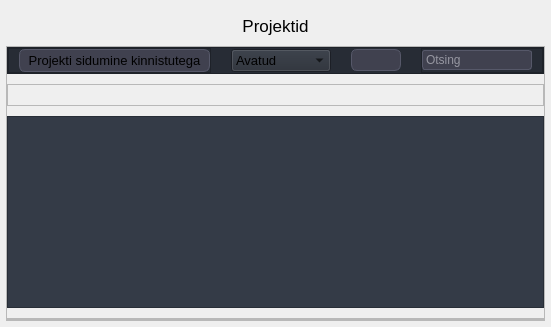
           <widget class="QWidget" name="projects">
            <property name="styleSheet">
             <string notr="true"/>
            </property>
            <layout class="QVBoxLayout" name="verticalLayout_85">
             <property name="spacing">
              <number>0</number>
             </property>
             <property name="leftMargin">
              <number>6</number>
             </property>
             <property name="topMargin">
              <number>6</number>
             </property>
             <property name="rightMargin">
              <number>6</number>
             </property>
             <property name="bottomMargin">
              <number>6</number>
             </property>
             <item>
              <widget class="QWidget" name="fr_headingLable_projects" native="true">
               <property name="styleSheet">
                <string notr="true"/>
               </property>
               <layout class="QVBoxLayout" name="verticalLayout_83">
                <property name="spacing">
                 <number>0</number>
                </property>
                <property name="leftMargin">
                 <number>0</number>
                </property>
                <property name="topMargin">
                 <number>10</number>
                </property>
                <property name="rightMargin">
                 <number>0</number>
                </property>
                <property name="bottomMargin">
                 <number>10</number>
                </property>
                <item>
                 <widget class="QLabel" name="lbl_heading_Projects">
                  <property name="font">
                   <font>
                    <pointsize>13</pointsize>
                   </font>
                  </property>
                  <property name="text">
                   <string>Projektid</string>
                  </property>
                  <property name="alignment">
                   <set>Qt::AlignCenter</set>
                  </property>
                 </widget>
                </item>
               </layout>
              </widget>
             </item>
             <item>
              <widget class="QFrame" name="ProjectsMainFrame">
               <property name="styleSheet">
                <string notr="true"/>
               </property>
               <property name="frameShape">
                <enum>QFrame::StyledPanel</enum>
               </property>
               <property name="frameShadow">
                <enum>QFrame::Raised</enum>
               </property>
               <layout class="QVBoxLayout" name="verticalLayout_84">
                <property name="spacing">
                 <number>10</number>
                </property>
                <property name="leftMargin">
                 <number>0</number>
                </property>
                <property name="topMargin">
                 <number>0</number>
                </property>
                <property name="rightMargin">
                 <number>0</number>
                </property>
                <property name="bottomMargin">
                 <number>0</number>
                </property>
                <item>
                 <widget class="QFrame" name="frProjects_Tools">
                  <property name="styleSheet">
                   <string notr="true">*{
 background-color: #272c35;
}

QPushButton{
	padding: 1px 8px;
    border-radius: 6px;
	background-color:#40414f;
	padding: 3px 8px;
	border: 0.5px solid #565869;
    border-radius: 6px
}

QPushButton:hover{
    background-color: #8e8ea0;
	padding: 1px 8px;
    border-radius: 8px;
	border: 0.5px solid #acacbe;
	color: rgb(255, 255, 255);
	padding: 3px 8px;
    border-radius: 6px;
}
</string>
                  </property>
                  <property name="frameShape">
                   <enum>QFrame::StyledPanel</enum>
                  </property>
                  <property name="frameShadow">
                   <enum>QFrame::Raised</enum>
                  </property>
                  <layout class="QHBoxLayout" name="horizontalLayout_26">
                   <property name="spacing">
                    <number>20</number>
                   </property>
                   <property name="leftMargin">
                    <number>0</number>
                   </property>
                   <property name="topMargin">
                    <number>0</number>
                   </property>
                   <property name="rightMargin">
                    <number>0</number>
                   </property>
                   <property name="bottomMargin">
                    <number>0</number>
                   </property>
                   <item>
                    <widget class="QFrame" name="Toggleframe">
                     <property name="styleSheet">
                      <string notr="true"/>
                     </property>
                     <property name="frameShape">
                      <enum>QFrame::StyledPanel</enum>
                     </property>
                     <property name="frameShadow">
                      <enum>QFrame::Raised</enum>
                     </property>
                     <layout class="QHBoxLayout" name="horizontalLayout_25">
                      <property name="spacing">
                       <number>0</number>
                      </property>
                      <property name="leftMargin">
                       <number>10</number>
                      </property>
                      <property name="topMargin">
                       <number>0</number>
                      </property>
                      <property name="rightMargin">
                       <number>0</number>
                      </property>
                      <property name="bottomMargin">
                       <number>0</number>
                      </property>
                      <item>
                       <widget class="QPushButton" name="pbProjects_Connect_properties">
                        <property name="font">
                         <font>
                          <pointsize>10</pointsize>
                          <weight>50</weight>
                          <bold>false</bold>
                         </font>
                        </property>
                        <property name="toolTip">
                         <string/>
                        </property>
                        <property name="statusTip">
                         <string/>
                        </property>
                        <property name="whatsThis">
                         <string/>
                        </property>
                        <property name="text">
                         <string>Projekti sidumine kinnistutega</string>
                        </property>
                       </widget>
                      </item>
                     </layout>
                    </widget>
                   </item>
                   <item>
                    <widget class="QComboBox" name="cmbProjectState">
                     <property name="minimumSize">
                      <size>
                       <width>100</width>
                       <height>0</height>
                      </size>
                     </property>
                     <property name="font">
                      <font>
                       <pointsize>10</pointsize>
                      </font>
                     </property>
                     <item>
                      <property name="text">
                       <string>Avatud</string>
                      </property>
                     </item>
                     <item>
                      <property name="text">
                       <string>Kõik</string>
                      </property>
                     </item>
                     <item>
                      <property name="text">
                       <string>Suletud</string>
                      </property>
                     </item>
                     <item>
                      <property name="text">
                       <string/>
                      </property>
                     </item>
                     <item>
                      <property name="text">
                       <string/>
                      </property>
                     </item>
                     <item>
                      <property name="text">
                       <string/>
                      </property>
                     </item>
                    </widget>
                   </item>
                   <item>
                    <widget class="QPushButton" name="pbRefresh_tblMailabl_projects">
                     <property name="text">
                      <string/>
                     </property>
                     <property name="icon">
                      <iconset>
                       <normaloff>icons/Icons_hele/refresh-cw.svg</normaloff>icons/Icons_hele/refresh-cw.svg</iconset>
                     </property>
                     <property name="iconSize">
                      <size>
                       <width>16</width>
                       <height>16</height>
                      </size>
                     </property>
                    </widget>
                   </item>
                   <item>
                    <widget class="QFrame" name="Project_Seachframe">
                     <property name="styleSheet">
                      <string notr="true">#le_searchProjects{

	background-color:#40414f;
	color:#ececf1;
	border: 1px solid #565869;
	border-radius: 3px;
	padding: 1px
}</string>
                     </property>
                     <property name="frameShape">
                      <enum>QFrame::StyledPanel</enum>
                     </property>
                     <property name="frameShadow">
                      <enum>QFrame::Raised</enum>
                     </property>
                     <layout class="QHBoxLayout" name="horizontalLayout_27">
                      <property name="spacing">
                       <number>10</number>
                      </property>
                      <property name="leftMargin">
                       <number>0</number>
                      </property>
                      <property name="topMargin">
                       <number>0</number>
                      </property>
                      <property name="rightMargin">
                       <number>10</number>
                      </property>
                      <property name="bottomMargin">
                       <number>0</number>
                      </property>
                      <item>
                       <widget class="QLineEdit" name="le_searchProjects">
                        <property name="placeholderText">
                         <string>Otsing</string>
                        </property>
                       </widget>
                      </item>
                     </layout>
                    </widget>
                   </item>
                  </layout>
                 </widget>
                </item>
                <item>
                 <widget class="QFrame" name="frProjects_Checkbox_holder">
                  <property name="frameShape">
                   <enum>QFrame::StyledPanel</enum>
                  </property>
                  <property name="frameShadow">
                   <enum>QFrame::Raised</enum>
                  </property>
                  <layout class="QHBoxLayout" name="horizontalLayout_21">
                   <property name="spacing">
                    <number>10</number>
                   </property>
                   <property name="leftMargin">
                    <number>10</number>
                   </property>
                   <property name="topMargin">
                    <number>0</number>
                   </property>
                   <property name="rightMargin">
                    <number>10</number>
                   </property>
                   <property name="bottomMargin">
                    <number>0</number>
                   </property>
                   <item>
                    <spacer name="horizontalSpacer_26">
                     <property name="orientation">
                      <enum>Qt::Horizontal</enum>
                     </property>
                     <property name="sizeHint" stdset="0">
                      <size>
                       <width>40</width>
                       <height>20</height>
                      </size>
                     </property>
                    </spacer>
                   </item>
                  </layout>
                 </widget>
                </item>
                <item>
                 <widget class="QTableView" name="tblMailabl_projects">
                  <property name="styleSheet">
                   <string notr="true">background-color: rgb(52, 59, 71);</string>
                  </property>
                 </widget>
                </item>
                <item>
                 <widget class="QFrame" name="frame">
                  <property name="frameShape">
                   <enum>QFrame::StyledPanel</enum>
                  </property>
                  <property name="frameShadow">
                   <enum>QFrame::Raised</enum>
                  </property>
                  <layout class="QVBoxLayout" name="verticalLayout_86">
                   <property name="spacing">
                    <number>0</number>
                   </property>
                   <property name="leftMargin">
                    <number>0</number>
                   </property>
                   <property name="topMargin">
                    <number>0</number>
                   </property>
                   <property name="rightMargin">
                    <number>0</number>
                   </property>
                   <property name="bottomMargin">
                    <number>0</number>
                   </property>
                   <item>
                    <widget class="QWidget" name="widget_12" native="true">
                     <property name="styleSheet">
                      <string notr="true">background-color: rgb(44, 49, 60);</string>
                     </property>
                     <layout class="QHBoxLayout" name="horizontalLayout_23">
                      <property name="leftMargin">
                       <number>6</number>
                      </property>
                      <property name="topMargin">
                       <number>0</number>
                      </property>
                      <property name="rightMargin">
                       <number>6</number>
                      </property>
                      <property name="bottomMargin">
                       <number>0</number>
                      </property>
                     </layout>
                    </widget>
                   </item>
                  </layout>
                 </widget>
                </item>
               </layout>
              </widget>
             </item>
            </layout>
           </widget>
